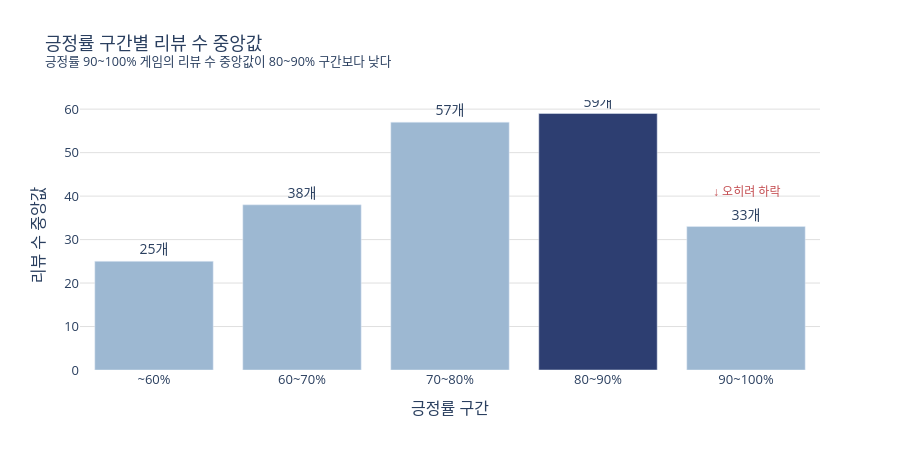

Write notebook code for a chart like this one.
### Markdown cell above
## 3-1. 긍정률 구간 × 리뷰 구간 히트맵

### Code cell
# ── 구간 정의 ──────────────────────────────────────────────
POS_BINS   = [0, 60, 70, 80, 90, 100]
POS_LABELS = ['~60%', '60~70%', '70~80%', '80~90%', '90~100%']

df_med = df[df['total_reviews'] >= 10].copy()
df_med['pos_bin'] = pd.cut(df_med['positive_rate'], bins=POS_BINS,
                           labels=POS_LABELS, right=True, include_lowest=True)

median_by_pos = (
    df_med.groupby('pos_bin', observed=True)['total_reviews']
    .median()
    .reset_index()
)
count_by_pos = df_med.groupby('pos_bin', observed=True)['total_reviews'].count()

# ── 긍정률 구간별 리뷰 수 중앙값 바 차트 ──────────────────
COLORS = ['#9DB8D2', '#9DB8D2', '#9DB8D2', '#2D3E71', '#9DB8D2']  # 80~90% 강조

fig = go.Figure(go.Bar(
    x=median_by_pos['pos_bin'].astype(str),
    y=median_by_pos['total_reviews'],
    marker_color=COLORS,
    text=median_by_pos['total_reviews'].apply(lambda v: f'{v:.0f}개'),
    textposition='outside',
    textfont=dict(size=14),
))

# 90~100% 하락 강조 화살표 annotation
fig.add_annotation(
    x='90~100%', y=median_by_pos.loc[median_by_pos['pos_bin'] == '90~100%', 'total_reviews'].values[0] + 8,
    text='↓ 오히려 하락',
    showarrow=False,
    font=dict(size=12, color='#C44E52'),
)

fig.update_layout(
    title=(
        '긍정률 구간별 리뷰 수 중앙값<br>'
        '<sup>긍정률 90~100% 게임의 리뷰 수 중앙값이 80~90% 구간보다 낮다</sup>'
    ),
    xaxis_title='긍정률 구간',
    yaxis_title='리뷰 수 중앙값',
    height=450,
    font=dict(size=13),
    plot_bgcolor='white',
    yaxis=dict(gridcolor='#E0E0E0'),
)
fig.show()

print('긍정률 구간별 리뷰 수 중앙값 및 게임 수:')
result = median_by_pos.copy()
result.columns = ['긍정률 구간', '리뷰 수 중앙값']
result['게임 수'] = count_by_pos.values
print(result.to_string(index=False))

### Figure 1 — Plotly figure (JSON) as saved in the notebook; plotly's stock layout.template omitted (floating-point values rounded to 4 significant figures)
{"data": [{"marker": {"color": ["#9DB8D2", "#9DB8D2", "#9DB8D2", "#2D3E71", "#9DB8D2"]}, "text": ["25개", "38개", "57개", "59개", "33개"], "textfont": {"size": 14}, "textposition": "outside", "type": "bar", "x": ["~60%", "60~70%", "70~80%", "80~90%", "90~100%"], "y": [25.0, 38.0, 57.0, 59.0, 33.0]}], "layout": {"annotations": [{"font": {"color": "#C44E52", "size": 12}, "showarrow": false, "text": "↓ 오히려 하락", "x": "90~100%", "y": 41}], "font": {"size": 13}, "height": 450, "plot_bgcolor": "white", "title": {"text": "긍정률 구간별 리뷰 수 중앙값<br><sup>긍정률 90~100% 게임의 리뷰 수 중앙값이 80~90% 구간보다 낮다</sup>"}, "xaxis": {"title": {"text": "긍정률 구간"}}, "yaxis": {"gridcolor": "#E0E0E0", "title": {"text": "리뷰 수 중앙값"}}}}
